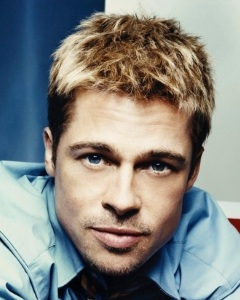
#> input picture task1/4/poster1.jpg, 240 x 300 px
$ python haar_detect.py   (older library calls are emulated)
#> lines starting #> are read from the running program, lines starting #| are printed output that depends on the picture; after the words box and inside, x2 and y2 are one past the last pixel; in counts of white or black regions, pixels touching at a corner belong together
import cv2


def detect(path):
#> called with path = 'poster1.jpg'
    img = cv2.imread(path)
#> img is the input picture: shape (300, 240, 3); mean B, G, R 131.6, 135.6, 134.1

    cascade = cv2.CascadeClassifier("haarcascade_frontalface_default.xml")
    rects = cascade.detectMultiScale(img, 1.3, 4, cv2.cv.CV_HAAR_SCALE_IMAGE, (20, 20))
#> rects = [[40, 100, 168, 168]]

    if len(rects) == 0:
        return [], img

    rects[:, 2:] += rects[:, :2]

    return rects, img


def box(rects, img):
    for x1, y1, x2, y2 in rects:
        cv2.rectangle(img, (x1, y1), (x2, y2), (127, 255, 0), 2)
    cv2.imwrite('face_detected_image.jpg', img)


rects, img = detect("poster1.jpg")
#> rects = [[40, 100, 208, 268]]

box(rects, img)
#> the loop in box, `for x1, y1, x2, y2 in rects:` made 1 pass
#> after the loop in box, `for x1, y1, x2, y2 in rects:`:
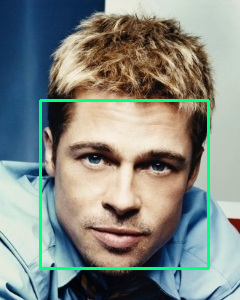
#> img: shape (300, 240, 3); 2.79% of pixels changed, all inside (x1, y1, x2, y2) = (39, 99, 210, 270)
